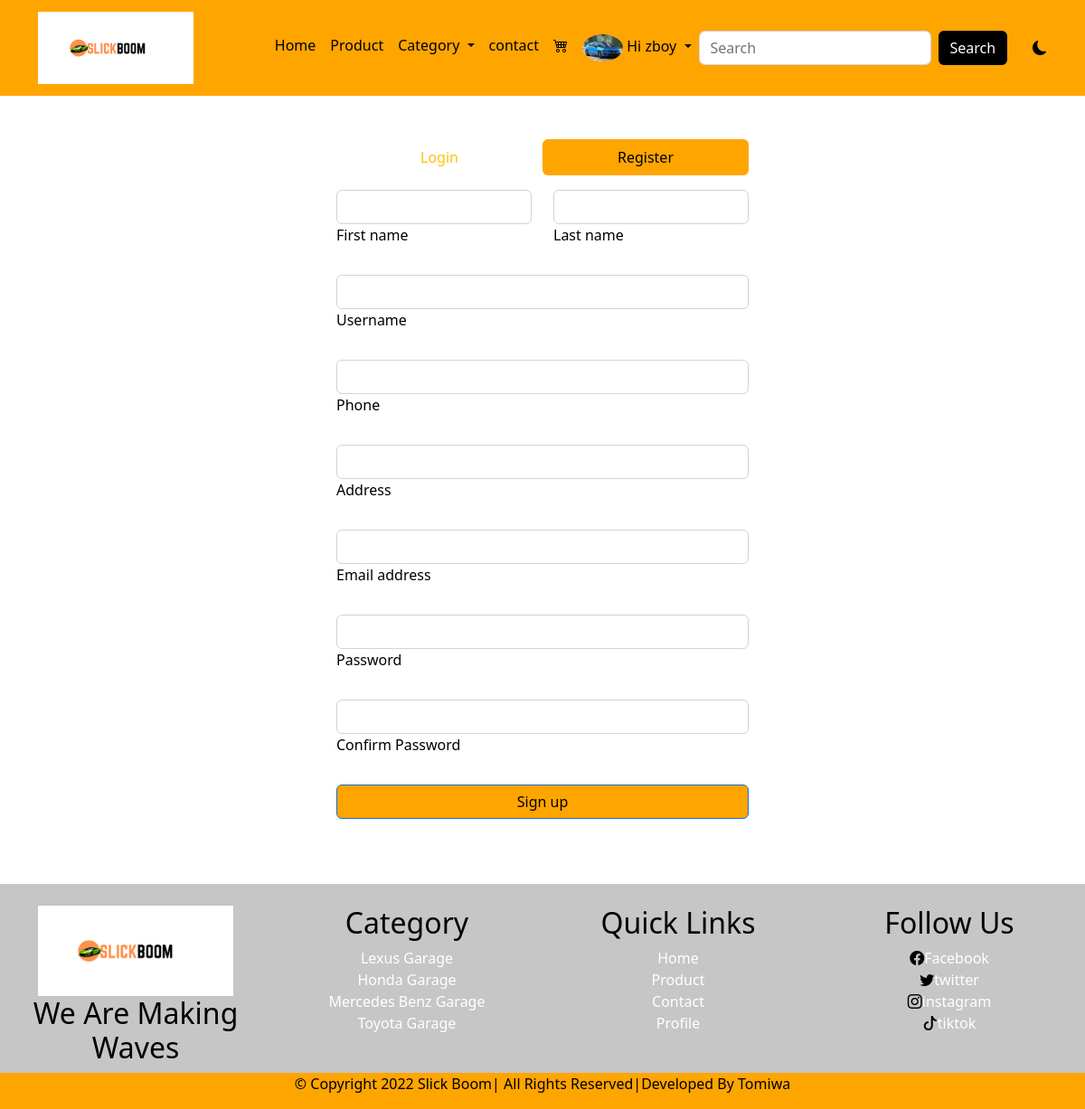
Screenshot of /register (signed in) with the database file from the repository.
### customerbase/models.py (models this page shows, shortened)
class Customer(models.Model):
    user = models.OneToOneField(User, on_delete=models.CASCADE)
    first_name = models.CharField(max_length=50)
    last_name = models.CharField(max_length=50)
    email = models.EmailField(max_length=100)
    address = models.CharField(max_length=50)
    phone = models.CharField(max_length=50)
    pix = models.ImageField(upload_to='customer', default='customer/avatar.png',blank=True,null=True )

### home/models.py (models this page shows, shortened)
class AppInfo(models.Model):
    name = models.CharField( max_length=50)
    carousel1 = models.ImageField( upload_to='carousel1')
    carousel2 = models.ImageField( upload_to='carousel2')
    carousel3 = models.ImageField( upload_to='carousel3')
    banner = models.ImageField( upload_to='banner')
    logo = models.ImageField( upload_to='logo')
    avatar = models.ImageField( upload_to='avatar')
    copyright = models.IntegerField()

class Category(models.Model):
    brand = models.CharField(max_length=50)
    pix = models.ImageField( upload_to='brandpix')
    description =models.TextField()
    slug = models.SlugField(unique=True)

### home/views.py (the view, shortened to what this page needs)
# urls.py: path('register',views.register, name='register'),
def register(request):
    form = CustomerForm()
    return render(request, 'register.html')

### home/context_processor.py (called while the page is built)
def slick(request):
    info=AppInfo.objects.get(pk=1)
    cat =Category.objects.all()
    context ={
        'info':info,
        'cat':cat,
    }
    return context

### home/templates/register.html (shortened to what this page needs)
{% extends 'base.html' %}
{% load humanize %}
{% block header %} {% include 'header.html' %} {% endblock header %}
{% block content %}
     <div class="container mt-5 login">
        <form action= "{% url 'register' %}" method="POST" enctype="multipart/form-data">
        <ul class="nav nav-pills nav-justified mb-3" id="ex1" role="tablist">
            <li class="nav-item" role="presentation">
                <a
                class="nav-link text-warning"
                id="tab-login"
                data-mdb-toggle="pill"
                href="{% url 'signin' %}"
                role="tab"
                aria-controls="pills-login"
                aria-selected="true"
                >Login</a
                >
            </li>
            <li class="nav-item" role="presentation">
                <a
                class="nav-link active"
                id="tab-register"
                data-mdb-toggle="pill"
                href="{% url 'register' %}"
                role="tab"
                aria-controls="pills-register"
                aria-selected="false"
                >Register</a
                >
            </li>
            </ul>
            <form>
                <div class="row mb-4">
                  <div class="col">
                    <div class="form-outline">
                      <input type="text" name="first_name" id="form3Example1" class="form-control" />
                      <label class="form-label" for="form3Example1">First name</label>
                    </div>
                  </div>
                  <div class="col">
                    <div class="form-outline">
                      <input type="text" name="last_name" id="form3Example2" class="form-control" />
                      <label class="form-label" for="form3Example2">Last name</label>
                    </div>
                  </div>
                </div>
                <div class="form-outline mb-4">
                  <input type="text" name="username"  id="form3Example3" class="form-control" />
                  <label class="form-label" for="form3Example3">Username</label>
                </div>
                <div class="form-outline mb-4">
                  <input type="text" name="phone"  id="form3Example3" class="form-control" />
                  <label class="form-label" for="form3Example3">Phone</label>
                </div>
                <div class="form-outline mb-4">
                  <input type="text" name="address"  id="form3Example3" class="form-control" />
                  <label class="form-label" for="form3Example3">Address</label>
                </div>
                <div class="form-outline mb-4">
                  <input type="email" name="email"  id="form3Example3" class="form-control" />
                  <label class="form-label" for="form3Example3">Email address</label>
                </div>
                <div class="form-outline mb-4">
                  <input type="password" name="password1"  id="form3Example4" class="form-control" />
                  <label class="form-label" for="form3Example4">Password</label>
                </div>
                <div class="form-outline mb-4">
                  <input type="password" name="password2"  id="form3Example4" class="form-control" />
                  <label class="form-label" for="form3Example4">Confirm Password</label>
                </div>
                <button type="submit" class="btn btn-primary btn-block mb-4">Sign up</button>
              </form>
</div>
{% endblock content %}
{% block footer %} {% include 'footer.html' %} {% endblock footer %}

### home/templates/header.html (shortened to what this page needs)
{% load static %}
<nav class="navbar navbar-expand-lg sticky-top">
    <div class="container">
      <a class="navbar-brand" href="/index.html"><img src="{% static '' %}img/slickboom-logo.png" alt="" style="height: 80px;"></a>
      <div class="collapse navbar-collapse" id="navbarSupportedContent">
        <ul class="navbar-nav ms-auto mb-2 mb-lg-0">
          {% if user.is_authenticated %}
          <li class="nav-item">
            <a class="nav-link active" aria-current="page" href="{% url 'home' %}">Home</a>
          </li>
          <li class="nav-item">
            <a class="nav-link" href="{% url 'products' %}">Product</a>
          </li>
          <li class="nav-item dropdown">
            <a class="nav-link dropdown-toggle" href="#" role="button" data-bs-toggle="dropdown" aria-expanded="false">
                Category
            </a>
          </li>
          <li class="nav-item">
            <a href="{% url 'contact' %}"  class='nav-link' class="nav-link">contact</a>
          </li>
          <li class="nav-item">
            <a href="{% url 'cart' %}" class="nav-link"><i class="bi bi-cart4"></i></a>
          </li>
          <li class="nav-item dropdown">
            <a class="nav-link dropdown-toggle" href="#" role="button" data-bs-toggle="dropdown" aria-expanded="false">
                {% if user.customer %}
                 <img src="{{user.customer.pix.url}}" alt="" style="height: 30px;">
                {% endif %}
                {% if request.user %}
                <span>Hi {{user.username}}</span>
                {% endif %}
            </a>
          </li>
          {% endif %}
        </ul>
        <form action= "{% url 'search' %}" class="d-flex" role="search" method= "POST">
          <input class="form-control me-2" name = "search" type="search" placeholder="Search" aria-label="Search">
          <button class="btn" type="submit">Search</button>
        </form>
        <div class="fazzy">
          <i class="bi bi-moon-fill"></i>
        </div>
      </div>
    </div>
  </nav>

### home/templates/footer.html
<div class="mt-5">
    <div class="container-fluid footer">
      <div class="row pt-4">
        <div class="col-12 col-sm-6 col-md-6 col-lg-3 text-center">
          <div>
            <img src="{{info.logo.url}}" alt="" style="height:100px ;">
            <h2>we are making waves</h2>
          </div>
        </div>
        <div class="col-12 col-sm-6 col-md-6 col-lg-3 text-center">
          <h2>Category</h2>
          <ul class="list-unstyled">
            {% if cat %}
          {% for item in cat %}
          <li><a class="dropdown-item" href="{% url 'category' item.id item.slug %}">{{item.brand|title}}</a></li>
          {% endfor %}
         {% endif %}
          </ul>
        </div>
        <div class="col-12 col-sm-6 col-md-6 col-lg-3 text-center">
          <h2>quick links</h2>
          <ul class="list-unstyled">
            <li><a href="{% url 'home' %}">Home</a></li>
            <li><a href="{% url 'products' %}">Product</a></li>
            <li><a href="{% url 'contact' %}">Contact</a></li>
            <li><a href="{% url 'profile' %}">Profile</a></li>
          </ul>
        </div>
        <div class="col-12 col-sm-6 col-md-6 col-lg-3 text-center">
          <h2>follow us</h2>
          <ul class="list-unstyled">
            <li><a href=""><i class="bi bi-facebook"></i>Facebook</a></li>
            <li><a href=""><i class="bi bi-twitter"></i>twitter</a></li>
            <li><a href=""><i class="bi bi-instagram"></i>instagram</a></li>
            <li><a href=""><i class="bi bi-tiktok"></i>tiktok</a></li>
          </ul>
        </div>
      </div>
      <div class="row text-center footer2">
        <div class="col-12">
          <p>&copy; copyright 2022 slick boom| all rights reserved|developed by  Tomiwa</p>
        </div>
      </div>
    </div>
  </div>

### home/static/css/style.css (style rules this page uses)
* { padding: 0%; margin: 0%; box-sizing: border-box; }
:root { --bg: white; --icon: black; --text: black; --card:black; --foot: white; }
body { background: var(--bg) !important; color: var(--text) !important; }
.fazzy { margin-left: 3%; cursor: pointer; }
.navbar { background-color: orange; }
.navbar-nav .nav-link { color: black; font-weight: 500; }
.navbar-nav .nav-link img { border-radius: 100%; }
.collapse form button { background-color: black; color: white; }
.footer { background-color: #5555; }
.footer h2 { text-transform: capitalize; }
.footer ul a { text-decoration: none; color: var(--foot); }
.footer ul i { text-decoration: none; color: black; }
.footer2 { background-color: orange; }
.footer2 p { font-weight: 500; text-transform: capitalize; }
.login { width: 40% !important; }
.nav-item .active { background-color: #ffa500 !important; color: black !important; font-weight: 500; }
.login #tab-register { font-weight: 500; }
.login #tab-login { font-weight: 500; }
.login button { width: 100%; color: black; background-color: #ffa500; }

### rows the page displays
AppInfo: logo (picture)
Category: brand "Lexus Garage"
Category: brand "Honda Garage"
Category: brand "Mercedes Benz Garage"
Category: brand "Toyota Garage"

### other values shown
{{ user.username }} "zboy"
